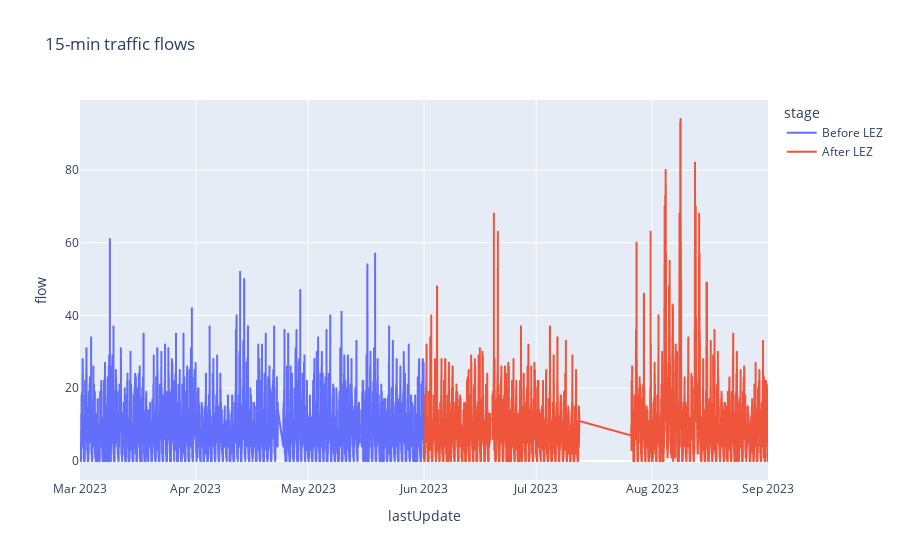

Here is the notebook cell this chart was saved with:
### Code cell
import plotly.express as px
fig = px.line(df1, 'lastUpdate', 'flow',color='stage', title='15-min traffic flows')
fig.show()

### Figure 1 — Plotly figure (JSON) as saved in the notebook; plotly's stock layout.template omitted (floating-point values rounded to 4 significant figures; data arrays with more than 128 entries replaced by an {"elided": "..."} marker saying what was removed)
{"data": [{"hovertemplate": "stage=Before LEZ<br>lastUpdate=%{x}<br>flow=%{y}<extra></extra>", "legendgroup": "Before LEZ", "line": {"color": "#636efa", "dash": "solid"}, "marker": {"symbol": "circle"}, "mode": "lines", "name": "Before LEZ", "showlegend": true, "type": "scattergl", "x": {"elided": "8638 str values"}, "xaxis": "x", "y": {"elided": "8638 int values"}, "yaxis": "y"}, {"hovertemplate": "stage=After LEZ<br>lastUpdate=%{x}<br>flow=%{y}<extra></extra>", "legendgroup": "After LEZ", "line": {"color": "#EF553B", "dash": "solid"}, "marker": {"symbol": "circle"}, "mode": "lines", "name": "After LEZ", "showlegend": true, "type": "scattergl", "x": {"elided": "7367 str values"}, "xaxis": "x", "y": {"elided": "7367 int values"}, "yaxis": "y"}], "layout": {"legend": {"title": {"text": "stage"}, "tracegroupgap": 0}, "title": {"text": "15-min traffic flows"}, "xaxis": {"anchor": "y", "domain": [0, 1], "title": {"text": "lastUpdate"}}, "yaxis": {"anchor": "x", "domain": [0, 1], "title": {"text": "flow"}}}}
